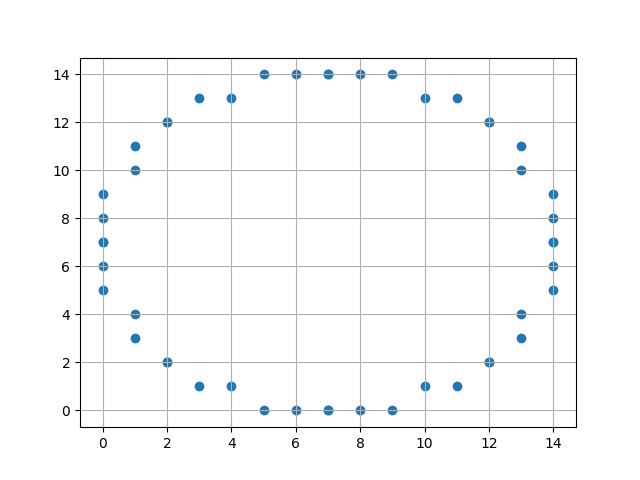

Write the Python code that produced this figure.
import matplotlib.pyplot as plt
def plot(xes,yes,x,y,xc,yc):
    xes.extend([x+xc,-x+xc,-x+xc,x+xc,y+xc,-y+xc,y+xc,-y+xc])
    yes.extend([y+yc,y+yc,-y+yc,-y+yc,x+yc,x+yc,-x+yc,-x+yc])
def MCA():
    r=int(input("Enter the radius:"))
    xc=int(input("Enter the value of X-Coordinate:"))
    yc=int(input("Enter the value of Y-coordinate:"))
    x=0
    y=r
    p=1-r
    xes=[]
    yes=[]
    plot(xes,yes,x,y,xc,yc)
    while x < y:
        x=x+1 
        if p<0:
            p=p+2*x+1
        else:
            y=y-1
            p =p+2*(x-y)+1 
        plot(xes,yes,x,y,xc,yc)
    plt.scatter(xes,yes,marker='o')
    plt.grid(True)
    plt.show()
MCA()
